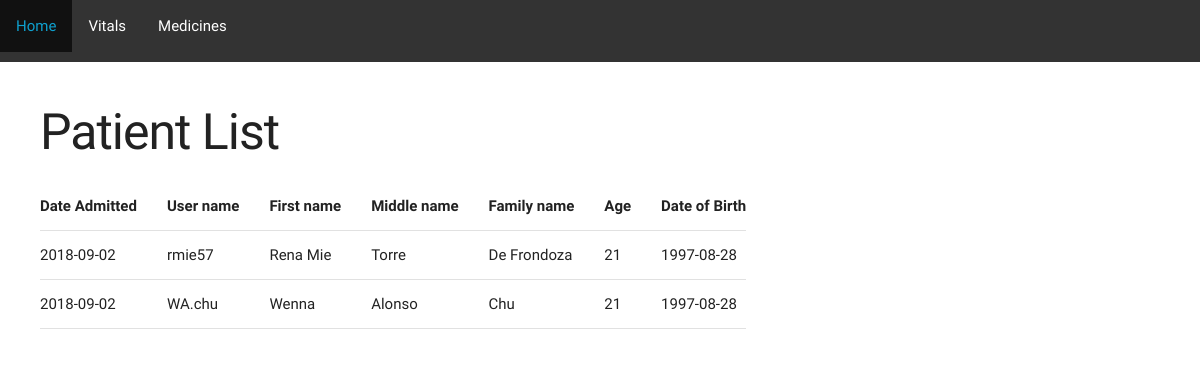
Page /patients on the committed database.
### server.py (models this page shows, shortened)
class Patient(db.Model):
    id = db.Column(db.Integer, primary_key=True)
    user_name = db.Column(db.String(80), nullable=False)
    password_hash = db.Column(db.String(120), nullable=False)
    date_admitted = db.Column(db.Date, nullable=False)
    first_name = db.Column(db.String(80), nullable=False)
    middle_name = db.Column(db.String(120), nullable=False)
    family_name = db.Column(db.String(120), nullable=False)
    gender = db.Column(db.String(8), nullable=False)
    birth_date = db.Column(db.Date, nullable=False)
    age = db.Column(db.Integer, nullable=False)
    bp = db.Column(db.Integer, nullable=True)
    metroprolol = db.Column(db.Integer, nullable=True)
    anti_histamine = db.Column(db.Integer, nullable=True)
    paracetamol = db.Column(db.Integer, nullable=True)
    @property
    def password(self):
        raise AttributeError('password is not a readable attribute')
    def __repr__(self):
        return '<Patient %r>' % self.user_name

### server.py (the view)
@app.route('/patients', methods=['GET', 'POST'])
def patients_list():
    patients = Patient.query.all()
    print(patients)
    return render_template('view_patients.html', patients=patients)

### templates/view_patients.html (shortened to what this page needs)
{% extends 'base.html' %}
{% block pagecontent %}
    <main style="margin-top: 3rem;">
        <div style="margin: 4rem">
            <div class="row">
                <div class="twelve columns">
                    <h1>Patient List</h1>
                    <table>
                        <tr>
                            <th>Date Admitted</th>
                            <th>User name</th>
                            <th>First name</th>
                            <th>Middle name</th>
                            <th>Family name</th>
                            <th>Age</th>
                            <th>Date of Birth</th>
                        </tr>
                        {% for patient in patients %}
                        <tr>
                            <td>{{ patient.date_admitted }}</td>
                            <td>{{ patient.user_name }}</td>
                            <td>{{ patient.first_name }}</td>
                            <td>{{ patient.middle_name }}</td>
                            <td>{{ patient.family_name }}</td>
                            <td>{{ patient.age }}</td>
                            <td>{{ patient.birth_date }}</td>
                        </tr>
                        {% endfor %}
                    </table>
                </div>
            </div>
        </div>
    </main>
{% endblock %}

### templates/base.html (shortened to what this page needs)
{% block base %}
<!DOCTYPE html>
<html lang="en">
<head>
  <link rel="stylesheet" href="{{ url_for('static', filename = 'css/normalize.css') }}">
  <link rel="stylesheet" href="{{ url_for('static', filename = 'css/skeleton.css') }}">
</head>
<body>
  <nav>
    <ul>
      <li><a href="">Home</a></li>
      <li><a href="">Vitals</a></li>
      <li><a href="">Medicines</a></li>
    </ul>
  </nav>
  {% block pagecontent %} {% endblock %}
</body>
</html>
{% endblock %}

### static/css/skeleton.css (style rules this page uses)
.column, .columns { width: 100%; float: left; box-sizing: border-box; }
@media (min-width: 550px) { .column, .columns { margin-left: 4%; } }
@media (min-width: 550px) { .column:first-child, .columns:first-child { margin-left: 0; } }
@media (min-width: 550px) { .twelve.columns { width: 100%; margin-left: 0; } }
html { font-size: 62.5%; }
body { font-size: 1.5em; line-height: 1.6; font-weight: 400; font-family: "Raleway", "HelveticaNeue", "Helvetica Neue", Helvetica, Arial, sans-serif; color: #222; }
h1, h2, h3, h4, h5, h6 { margin-top: 0; margin-bottom: 2rem; font-weight: 300; }
h1 { font-size: 4.0rem; line-height: 1.2; letter-spacing: -.1rem; }
@media (min-width: 550px) { h1 { font-size: 5.0rem; } }
a { color: #1EAEDB; }
ul { list-style: circle inside; }
ol, ul { padding-left: 0; margin-top: 0; }
li { margin-bottom: 1rem; }
th, td { padding: 12px 15px; text-align: left; border-bottom: 1px solid #E1E1E1; }
th:first-child, td:first-child { padding-left: 0; }
th:last-child, td:last-child { padding-right: 0; }
pre, blockquote, dl, figure, table, p, ul, ol, form { margin-bottom: 2.5rem; }
.container:after, .row:after, .u-cf { content: ""; display: table; clear: both; }

### templates/base.html (style rules this page uses)
nav ul { list-style-type: none; margin: 0; padding: 0; overflow: hidden; background-color: #333; }
nav ul li { float: left; }
nav ul li a { display: block; color: white; text-align: center; padding: 14px 16px; text-decoration: none; }

### rows in the picture
Patient: date_admitted "2018-09-02", user_name "rmie57", first_name "Rena Mie", middle_name "Torre", family_name "De Frondoza", age "21", birth_date "1997-08-28"
Patient: date_admitted "2018-09-02", user_name "WA.chu", first_name "Wenna", middle_name "Alonso", family_name "Chu", age "21", birth_date "1997-08-28"
